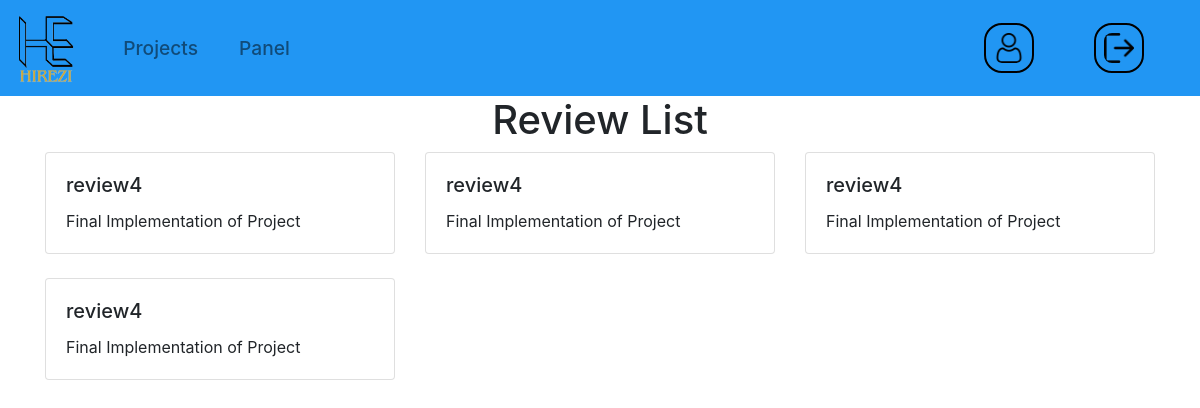
Screenshot of /review_data_mentor/ (signed in) with the database file from the repository.
### college/models.py (models this page shows, shortened)
class ProjectReview(models.Model):
    project = models.ForeignKey(Project, on_delete=models.CASCADE)
    review_name = models.ForeignKey(Review, on_delete=models.CASCADE)
    score1 = models.IntegerField()
    score2 = models.IntegerField()
    score3 = models.IntegerField()
    score4 = models.IntegerField()
    def __str__(self):
        return f"{self.project} - {self.review_name}"

class Review(models.Model):
    name = models.CharField(max_length=200)
    description = models.TextField()
    due_date = models.DateField()
    notification_date = models.DateField()
    review_total_score = models.IntegerField()
    def __str__(self):
        return self.name

### college/views.py (the view)
# urls.py: path('review_data_mentor/',views.review_detail_mentor,name='review_data_mentor'),
def review_detail_mentor(request):
    username = request.user
    mentor=Mentor.objects.get(user=username)
    if mentor:
        try:
            panel = Panel.objects.filter(Q(panel_member_1=mentor) | Q(panel_member_2=mentor) | Q(panel_member_3=mentor) | Q(panel_member_4=mentor)).first()
        except Panel.DoesNotExist:
            return HttpResponse("Panel is not assigned till now.")
    projectreview=ProjectReview.objects.filter(project__panel_id=panel.id)
    print(projectreview)
    return render(request, 'mentors/review_details.html', {'projectreview': projectreview})

### college/models.py (called while the page is built)
    def __str__(self):
        return self.project_title

### templates/mentors/review_details.html (shortened to what this page needs)
{%extends 'mentors/mentor_base.html'%}
{%block body%}
<center><h1>Review List </h1></center>
<div class='container'>
    <div class="review-list">
        {% if projectreview %}
            <div class="row">
                {% for review in projectreview %}
                    <div class="col-md-4 mb-4">
                        <div class="card" style="cursor: pointer;" onclick="openReviewDetailsPage('{{ review.id }}')">
                            <div class="card-body">
                                <h5 class="card-title">{{ review.review_name.name }}</h5>
                                <p class="card-text">{{review.review_name.description }}</p>
                            </div>
                        </div>
                    </div>
                {% endfor %}
            </div>
        {% else %}
            <p>No Reviews Scheduled till now.</p>
        {% endif %}
    </div>
</div>
{%endblock%}

### rows the page displays
ProjectReview: review_name.name "review4", review_name.description "Final Implementation of Project"
ProjectReview: review_name.name "review4", review_name.description "Final Implementation of Project"
ProjectReview: review_name.name "review4", review_name.description "Final Implementation of Project"
ProjectReview: review_name.name "review4", review_name.description "Final Implementation of Project"
